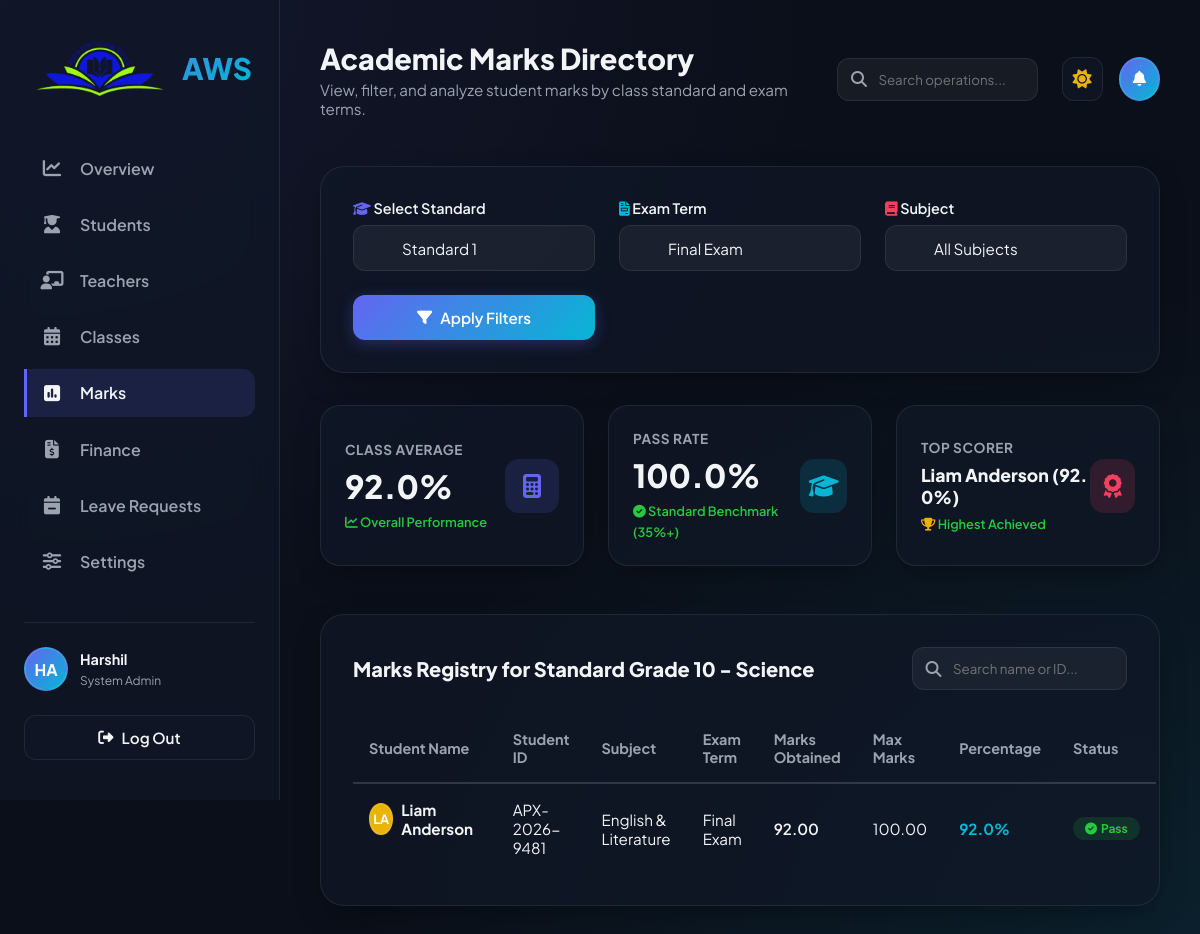
The app's page /marks.php?standard=Grade 10 - Science (signed in) with its own data.
### tables this page shows
CREATE TABLE `marks` (
  `id` int(11) NOT NULL AUTO_INCREMENT,
  `student_id` varchar(50) NOT NULL,
  `subject` varchar(100) NOT NULL,
  `exam_name` varchar(100) NOT NULL,
  `marks_obtained` decimal(5,2) NOT NULL,
  `max_marks` decimal(5,2) NOT NULL DEFAULT 100.00,
  `created_at` timestamp NOT NULL DEFAULT current_timestamp(),
  `updated_at` timestamp NOT NULL DEFAULT current_timestamp() ON UPDATE current_timestamp(),
  PRIMARY KEY (`id`),
  UNIQUE KEY `student_exam_subject` (`student_id`,`subject`,`exam_name`)
);

CREATE TABLE `students` (
  `id` int(11) NOT NULL AUTO_INCREMENT,
  `student_id` varchar(50) NOT NULL,
  `first_name` varchar(100) NOT NULL,
  `last_name` varchar(100) NOT NULL,
  `grade` varchar(50) NOT NULL,
  `dob` date NOT NULL,
  `gender` varchar(20) NOT NULL,
  `blood_group` varchar(10) NOT NULL,
  `mobile_number` varchar(20) NOT NULL,
  `email` varchar(100) NOT NULL,
  `password` varchar(255) NOT NULL DEFAULT 'student123',
  `address` text NOT NULL,
  `city` varchar(100) NOT NULL,
  `state` varchar(100) NOT NULL,
  `pin_code` varchar(20) NOT NULL,
  `nationality` varchar(100) NOT NULL,
  `religion` varchar(100) NOT NULL,
  `category` varchar(50) NOT NULL,
  `father_name` varchar(100) NOT NULL,
  `mother_name` varchar(100) NOT NULL,
  `parent_mobile` varchar(20) NOT NULL,
  `parent_email` varchar(100) NOT NULL,
  `parent_occupation` varchar(100) NOT NULL,
  `attendance` decimal(5,2) DEFAULT 100.00,
  `status` varchar(20) DEFAULT 'Active',
  `created_at` timestamp NOT NULL DEFAULT current_timestamp(),
  PRIMARY KEY (`id`),
  UNIQUE KEY `student_id` (`student_id`)
);

### marks.php (the view, shortened to what this page needs)
<?php
require_once 'admin_header.php';
require_once 'admin_sidebar.php';
require_once 'admin_top_panel.php';
$sql_exams = "SELECT DISTINCT `exam_name` FROM `marks` ORDER BY `exam_name` ASC";
$res_exams = $conn->query($sql_exams);
$exams = [];
if ($res_exams && $res_exams->num_rows > 0) {
    while($row = $res_exams->fetch_assoc()) {
        $exams[] = $row['exam_name'];
    }
}
$selected_standard = isset($_GET['standard']) ? $_GET['standard'] : '10';
$selected_exam = isset($_GET['exam']) ? $_GET['exam'] : (isset($exams[0]) ? $exams[0] : 'Midterm Exam');
$selected_subject = isset($_GET['subject']) ? $_GET['subject'] : 'All';
$sql_marks = "SELECT s.first_name, s.last_name, s.student_id, m.subject, m.exam_name, m.marks_obtained, m.max_marks
              FROM `marks` m
              JOIN `students` s ON m.student_id = s.student_id
              WHERE s.grade = ? AND m.exam_name = ?";
$sql_marks .= " ORDER BY s.first_name ASC, s.last_name ASC, m.subject ASC";
$stmt = $conn->prepare($sql_marks);
if ($selected_subject !== 'All') {
    $stmt->bind_param("sss", $selected_standard, $selected_exam, $selected_subject);
} else {
    $stmt->bind_param("ss", $selected_standard, $selected_exam);
}
$stmt->execute();
$result = $stmt->get_result();
$records = [];
$total_obtained = 0;
$total_max = 0;
$passed_count = 0;
$highest_percentage = -1;
$highest_scorer = 'N/A';
while ($row = $result->fetch_assoc()) {
    $records[] = $row;
    $obtained = (float)$row['marks_obtained'];
    $max = (float)$row['max_marks'];
    $total_obtained += $obtained;
    $total_max += $max;
    $percentage = $max > 0 ? ($obtained / $max) * 100 : 0;
    if ($percentage >= 35.0) {
        $passed_count++;
    }
    if ($percentage > $highest_percentage) {
        $highest_percentage = $percentage;
        $highest_scorer = htmlspecialchars($row['first_name'] . ' ' . $row['last_name']) . " (" . number_format($percentage, 1) . "%)";
    }
}
$total_count = count($records);
$class_average = $total_max > 0 ? ($total_obtained / $total_max) * 100 : 0;
$pass_rate = $total_count > 0 ? ($passed_count / $total_count) * 100 : 0;
?>
<div class="table-container" style="margin-bottom: 2rem;">
    <form method="GET" action="marks.php" style="display: grid; grid-template-columns: repeat(auto-fit, minmax(200px, 1fr)); gap: 1.5rem; align-items: flex-end;">
        <div class="form-group" style="margin-bottom: 0;">
            <label class="form-label" for="filter-standard"><i class="fa-solid fa-graduation-cap" style="color: var(--primary);"></i> Select Standard</label>
            <div class="input-wrapper">
                <select id="filter-standard" name="standard" class="form-control" style="appearance: none; -webkit-appearance: none;">
                    <?php
                    $standard_options = ["1", "2", "3", "4", "5", "6", "7", "8", "9", "10", "11 (Commerce)", "11 (Science)", "12 (Commerce)", "12 (Science)"];
                    foreach ($standard_options as $opt) {
                        $selected = $opt === $selected_standard ? 'selected' : '';
                        echo '<option value="' . htmlspecialchars($opt) . '" ' . $selected . '>Standard ' . htmlspecialchars($opt) . '</option>';
                    }
                    ?>
                </select>
            </div>
        </div>
        <div class="form-group" style="margin-bottom: 0;">
            <label class="form-label" for="filter-exam"><i class="fa-solid fa-file-invoice" style="color: var(--secondary);"></i> Exam Term</label>
            <div class="input-wrapper">
                <select id="filter-exam" name="exam" class="form-control" style="appearance: none; -webkit-appearance: none;">
                    <?php
                    foreach ($exams as $ex) {
                        $selected = $ex === $selected_exam ? 'selected' : '';
                        echo '<option value="' . htmlspecialchars($ex) . '" ' . $selected . '>' . htmlspecialchars($ex) . '</option>';
                    }
                    ?>
                </select>
            </div>
        </div>
        <div class="form-group" style="margin-bottom: 0;">
            <label class="form-label" for="filter-subject"><i class="fa-solid fa-book" style="color: var(--accent);"></i> Subject</label>
            <div class="input-wrapper">
                <select id="filter-subject" name="subject" class="form-control" style="appearance: none; -webkit-appearance: none;">
                    <option value="All" <?php echo $selected_subject === 'All' ? 'selected' : ''; ?>>All Subjects</option>
                </select>
            </div>
        </div>
        <div>
            <button type="submit" class="btn btn-primary" style="width: 100%; height: 45px;">
                <i class="fa-solid fa-filter"></i> Apply Filters
            </button>
        </div>
    </form>
</div>
<div class="dash-grid">
    <div class="dash-card">
        <div class="dash-card-info">
            <h4>Class Average</h4>
            <h3><?php echo number_format($class_average, 1); ?>%</h3>
            <span class="dash-card-trend trend-up"><i class="fa-solid fa-chart-line"></i> Overall Performance</span>
        </div>
        <div class="dash-card-icon" style="background: rgba(99, 102, 241, 0.15); color: var(--primary); width: 54px; height: 54px; border-radius: 14px; display: flex; align-items: center; justify-content: center; font-size: 1.5rem;">
            <i class="fa-solid fa-calculator"></i>
        </div>
    </div>
    <div class="dash-card">
        <div class="dash-card-info">
            <h4>Pass Rate</h4>
            <h3><?php echo number_format($pass_rate, 1); ?>%</h3>
            <span class="dash-card-trend trend-up"><i class="fa-solid fa-circle-check"></i> Standard Benchmark (35%+)</span>
        </div>
        <div class="dash-card-icon" style="background: rgba(6, 182, 212, 0.15); color: var(--secondary); width: 54px; height: 54px; border-radius: 14px; display: flex; align-items: center; justify-content: center; font-size: 1.5rem;">
            <i class="fa-solid fa-graduation-cap"></i>
        </div>
    </div>
    <div class="dash-card">
        <div class="dash-card-info">
            <h4>Top Scorer</h4>
            <h3 style="font-size: 1.1rem; margin-top: 0.5rem; word-break: break-all;"><?php echo $highest_scorer; ?></h3>
            <span class="dash-card-trend trend-up"><i class="fa-solid fa-trophy" style="color: #eab308;"></i> Highest Achieved</span>
        </div>
        <div class="dash-card-icon" style="background: rgba(244, 63, 94, 0.15); color: var(--accent); width: 54px; height: 54px; border-radius: 14px; display: flex; align-items: center; justify-content: center; font-size: 1.5rem;">
            <i class="fa-solid fa-award"></i>
        </div>
    </div>
</div>
<div class="table-container">
    <div class="table-header-row">
        <h4>Marks Registry for Standard <?php echo htmlspecialchars($selected_standard); ?></h4>
        <div class="search-box">
            <i class="fa-solid fa-magnifying-glass"></i>
            <input type="text" id="marks-search-input" placeholder="Search name or ID...">
        </div>
    </div>
    <table class="students-table">
        <thead>
            <tr>
                <th>Student Name</th>
                <th>Student ID</th>
                <th>Subject</th>
                <th>Exam Term</th>
                <th>Marks Obtained</th>
                <th>Max Marks</th>
                <th>Percentage</th>
                <th>Status</th>
            </tr>
        </thead>
        <tbody id="marks-table-body">
            <?php
            if ($total_count > 0) {
                foreach ($records as $row) {
                    $fullName = htmlspecialchars($row['first_name'] . ' ' . $row['last_name']);
                    $initials = strtoupper(substr($row['first_name'], 0, 1) . substr($row['last_name'], 0, 1));
                    $studentId = htmlspecialchars($row['student_id']);
                    $subjectName = htmlspecialchars($row['subject']);
                    $examName = htmlspecialchars($row['exam_name']);
                    $obtained = (float)$row['marks_obtained'];
                    $max = (float)$row['max_marks'];
                    $percentage = $max > 0 ? ($obtained / $max) * 100 : 0;
                    if ($percentage >= 35.0) {
                        $statusBadge = '<span class="status-badge status-active"><i class="fa-solid fa-circle-check"></i> Pass</span>';
                    } else {
                        $statusBadge = '<span class="status-badge status-pending" style="background: rgba(244, 63, 94, 0.15); color: var(--accent);"><i class="fa-solid fa-circle-xmark"></i> Fail</span>';
                    }
                    $colorChoices = ['var(--primary)', 'var(--secondary)', 'var(--accent)', '#8b5cf6', '#eab308', '#10b981'];
                    $avatarBg = $colorChoices[ord(strtoupper($row['first_name'][0])) % count($colorChoices)];
                    echo '<tr>';
                    echo '<td style="font-weight: 700; display: flex; align-items: center; gap: 0.5rem;">';
                    echo '<div class="admin-avatar" style="width: 32px; height: 32px; font-size: 0.8rem; background: ' . $avatarBg . '; display: flex; align-items: center; justify-content: center; border-radius: 50%; color: white;">' . $initials . '</div>';
                    echo $fullName;
                    echo '</td>';
                    echo '<td>' . $studentId . '</td>';
                    echo '<td>' . $subjectName . '</td>';
                    echo '<td>' . $examName . '</td>';
                    echo '<td style="font-weight: 600;">' . number_format($obtained, 2) . '</td>';
                    echo '<td>' . number_format($max, 2) . '</td>';
                    echo '<td style="font-weight: 700; color: ' . ($percentage >= 35.0 ? 'var(--secondary)' : 'var(--accent)') . ';">' . number_format($percentage, 1) . '%</td>';
                    echo '<td>' . $statusBadge . '</td>';
                    echo '</tr>';
                }
            } else {
                echo '<tr><td colspan="8" style="text-align: center; padding: 3rem; color: var(--text-muted);"><i class="fa-solid fa-folder-open" style="font-size: 2rem; margin-bottom: 0.5rem; display: block; color: var(--card-border);"></i> No marks records found for this standard and exam term.</td></tr>';
            }
            ?>
        </tbody>
    </table>
</div>
<?php
require_once 'admin_footer.php';
?>

### style.css (style rules this page uses)
:root { --primary: #6366f1; --primary-glow: rgba(99, 102, 241, 0.15); --secondary: #06b6d4; --accent: #f43f5e; --bg-main: #0b0f19; --bg-grid: rgba(255, 255, 255, 0.02); --card-bg: rgba(17, 24, 39, 0.7); --card-border: rgba(255, 255, 255, 0.08); --text-main: #f3f4f6; --text-muted: #9ca3af; --text-inverse: #0b0f19; --shadow: 0 10px 30px -10px rgba(0, 0, 0, 0.5); --glass-blur: 16px; --input-bg: rgba(255, 255, 255, 0.05); --swal-bg: #111827; }
* { margin: 0; padding: 0; box-sizing: border-box; font-family: 'Plus Jakarta Sans', sans-serif; transition: background-color 0.3s ease, border-color 0.3s ease, color 0.3s ease; }
html { scroll-behavior: smooth; }
body { background-color: var(--bg-main); color: var(--text-main); overflow-x: hidden; min-height: 100vh; background-image: radial-gradient(at 0% 0%, rgba(99, 102, 241, 0.1) 0px, transparent 50%), radial-gradient(at 100% 100%, rgba(6, 182, 212, 0.1) 0px, transparent 50%); background-attachment: fixed; }
.btn { display: inline-flex; align-items: center; justify-content: center; padding: 0.75rem 1.5rem; border-radius: 12px; font-weight: 600; font-size: 0.95rem; cursor: pointer; text-decoration: none; gap: 0.5rem; transition: all 0.3s cubic-bezier(0.4, 0, 0.2, 1); }
.btn-primary { background: linear-gradient(135deg, var(--primary), var(--secondary)); color: #ffffff; border: none; box-shadow: 0 4px 15px rgba(99, 102, 241, 0.3); }
.form-group { margin-bottom: 1.5rem; position: relative; }
.form-label { display: block; margin-bottom: 0.5rem; font-weight: 600; font-size: 0.9rem; color: var(--text-main); }
.input-wrapper { position: relative; }
.form-control { width: 100%; padding: 0.85rem 1.25rem 0.85rem 3rem; border-radius: 12px; background: var(--input-bg); border: 1px solid var(--card-border); color: var(--text-main); font-size: 0.95rem; outline: none; }

### admin_header.php (style rules this page uses)
.admin-avatar { width: 44px; height: 44px; border-radius: 50%; background: linear-gradient(135deg, var(--primary), var(--secondary)); display: flex; align-items: center; justify-content: center; color: #ffffff; font-weight: 700; border: 2px solid var(--card-border); }
.search-box { position: relative; max-width: 300px; }
.search-box input { padding: 0.75rem 1rem 0.75rem 2.5rem; border-radius: 12px; background: var(--input-bg); border: 1px solid var(--card-border); color: var(--text-main); outline: none; width: 100%; }
.search-box i { position: absolute; left: 0.85rem; top: 50%; transform: translateY(-50%); color: var(--text-muted); pointer-events: none; }
.dash-grid { display: grid; grid-template-columns: repeat(auto-fit, minmax(220px, 1fr)); gap: 1.5rem; margin-bottom: 3rem; }
.dash-card { background: var(--card-bg); border: 1px solid var(--card-border); border-radius: 20px; padding: 1.5rem; box-shadow: var(--shadow); position: relative; overflow: hidden; display: flex; justify-content: space-between; align-items: center; }
.dash-card-info h4 { font-size: 0.85rem; color: var(--text-muted); text-transform: uppercase; letter-spacing: 0.5px; margin-bottom: 0.5rem; }
.dash-card-info h3 { font-size: 2rem; font-weight: 800; margin-bottom: 0.25rem; }
.dash-card-icon { width: 54px; height: 54px; background: var(--primary-glow); border-radius: 14px; display: flex; align-items: center; justify-content: center; color: var(--primary); font-size: 1.5rem; }
.dash-card-trend { font-size: 0.8rem; font-weight: 600; }
.trend-up { color: #27c93f; }
.table-container { background: var(--card-bg); border: 1px solid var(--card-border); border-radius: 24px; padding: 2rem; box-shadow: var(--shadow); margin-top: 1rem; overflow-x: auto; }
.table-header-row { display: flex; justify-content: space-between; align-items: center; margin-bottom: 1.5rem; }
.table-header-row h4 { font-size: 1.25rem; font-weight: 800; }
.students-table { width: 100%; border-collapse: collapse; text-align: left; }
.students-table th { padding: 1rem; border-bottom: 2px solid var(--card-border); color: var(--text-muted); font-weight: 700; font-size: 0.9rem; }
.students-table td { padding: 1rem; border-bottom: 1px solid var(--card-border); font-size: 0.95rem; }
.students-table tr:last-child td { border-bottom: none; }
.status-badge { display: inline-flex; align-items: center; gap: 0.25rem; padding: 0.25rem 0.75rem; border-radius: 20px; font-size: 0.75rem; font-weight: 700; }
.status-active { background: rgba(39, 201, 63, 0.15); color: #27c93f; }
select.form-control option { background-color: var(--bg-main); color: var(--text-main); }

### records on screen
marks: highest_scorer "Liam Anderson (92.0%)", students.first_name+last_name "LA", students.first_name+last_name "Liam Anderson", students.student_id "APX-2026-9481", subject "English & Literature", exam_name "Final Exam", marks_obtained "92.00", max_marks "100.00", percentage "92.0", shows "Pass"

### other values on screen
$school_name "AWS"
$sidebar_admin_initials "HA"
$sidebar_admin_name "Harshil"
$sidebar_admin_role "System Admin"
$page_title "Academic Marks Directory"
$page_subtitle "View, filter, and analyze student marks by class standard and exam terms."
$class_average "92.0"
$pass_rate "100.0"
$selected_standard "Grade 10 - Science"
form field exam "Final Exam"
